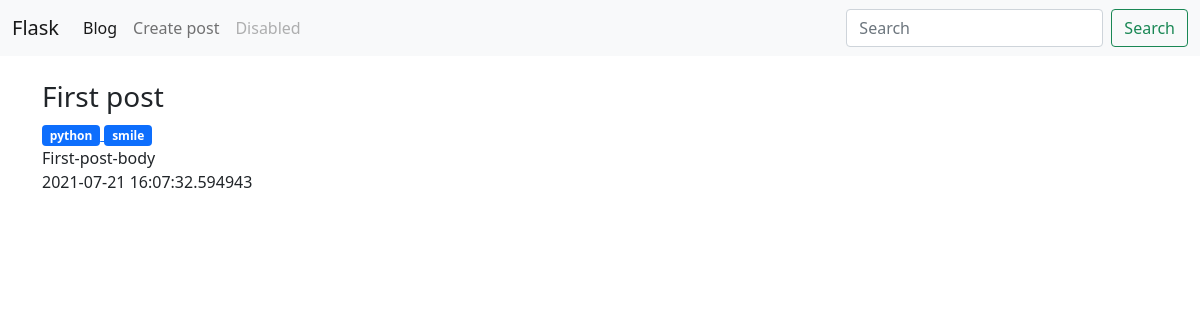
The page /blog/First on the database its author committed.
### models.py (models this page shows, shortened)
class Post(db.Model):
    id = db.Column(db.Integer, primary_key=True)
    title = db.Column(db.String(140))
    slug = db.Column(db.String(140), unique=True)
    body = db.Column(db.Text, nullable=False)
    created = db.Column(db.DateTime, default=datetime.now)
    tags = db.relationship('Tag', secondary=post_tags, backref=db.backref('posts', lazy='dynamic'))

class Tag(db.Model):
    id = db.Column(db.Integer, primary_key=True)
    name = db.Column(db.String(100))
    slug = db.Column(db.String(100))

### posts/blueprint.py (the view)
@posts.route('/<slug>')
def post_detail(slug):
    post = Post.query.filter(Post.slug == slug).first()
    tags = post.tags
    return render_template('posts/post_detail.html', post=post, tags=tags)

### posts/templates/posts/post_detail.html (shortened to what this page needs)
{% extends 'base.html' %}
{% block content_title %}
 {{ post.title }}
{% endblock %}
{% block content %}
<div class="tags">
    {% for tag in tags %}
    <a href="{{ url_for('posts.tag_detail', slug=tag.slug) }}"> <span class="badge bg-primary">{{tag.name}}</span> </a>
    {% endfor %}
</div>
<div class="main-content">
    {{ post.body }}
    <br>
    {{ post.created }}
</div>
{% endblock %}

### rows shown on the page
Post: title "First post", body "First-post-body", created "2021-07-21 16:07:32.594943"
Tag: name "python"
Tag: name "smile"
